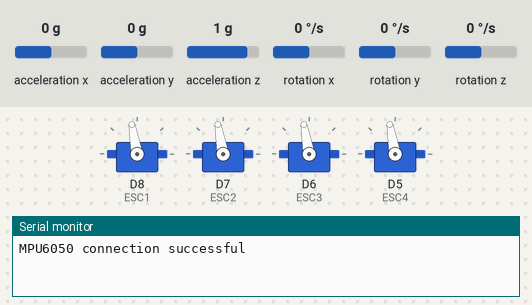
Recording of a sketch running on a simulated ESP8266 (NodeMCU). Shown: 4 × servo, the last lines printed to the serial monitor. The inputs (shaded band) are chosen by the test bench; at power-on: acceleration x 0 g, acceleration y 0 g, acceleration z 1 g, rotation x 0 °/s, rotation y 0 °/s, rotation z 0 °/s.

Above: at 0.1 s.
At 2.1 s:
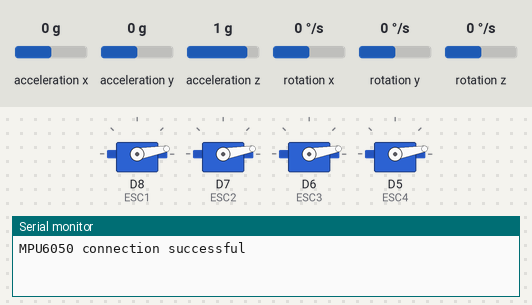
At 4.1 s:
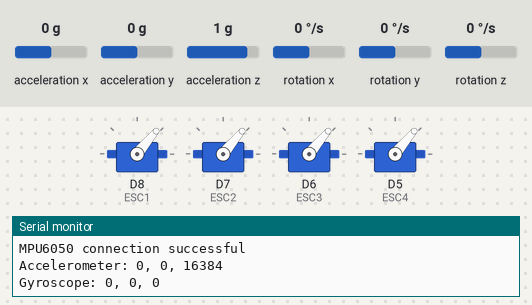
Timing chart, 0 to 5.6 s (numbered marks = the images above):
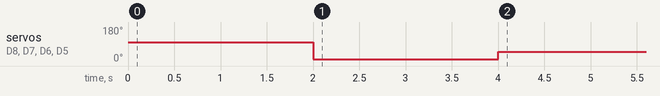

The sketch:

WorkingCode.ino
```cpp
#include <Wire.h>
#include <Servo.h>
#include <MPU6050.h>

Servo ESC1; // Medurs1 D8
Servo ESC2; // Medurs2 D7
Servo ESC3; // Moturs1 D6
Servo ESC4; // Moturs2 D5

MPU6050 mpu; // Create an MPU6050 object

void setup()
{
    Serial.begin(9600);

    // Initialize I2C communication
    Wire.begin();

    // Initialize MPU6050
    mpu.initialize();

    // Verify connection
    if (mpu.testConnection())
    {
        Serial.println("MPU6050 connection successful");
    }
    else
    {
        Serial.println("MPU6050 connection failed");
        while (1)
            ; // Stop here if connection failed
    }

    ESC1.attach(D8, 1000, 2000); // Attach ESC1 signal wire to pin D8 with min and max pulse width
    ESC2.attach(D7, 1000, 2000); // Attach ESC2 signal wire to pin D7 with min and max pulse width
    ESC3.attach(D6, 1000, 2000); // Attach ESC3 signal wire to pin D6 with min and max pulse width
    ESC4.attach(D5, 1000, 2000); // Attach ESC4 signal wire to pin D5 with min and max pulse width
    // Set throttle to minimum to arm ESCs
    ESC1.write(100);
    ESC2.write(100);
    ESC3.write(100);
    ESC4.write(100);
    delay(2000);

    // Set throttle to low
    ESC1.write(10);
    ESC2.write(10);
    ESC3.write(10);
    ESC4.write(10);
    delay(2000);
}

void loop()
{
    // Read gyro and accelerometer data
    int16_t ax, ay, az;
    int16_t gx, gy, gz;
    mpu.getMotion6(&ax, &ay, &az, &gx, &gy, &gz);

    // Print sensor data
    Serial.print("Accelerometer: ");
    Serial.print(ax);
    Serial.print(", ");
    Serial.print(ay);
    Serial.print(", ");
    Serial.println(az);

    Serial.print("Gyroscope: ");
    Serial.print(gx);
    Serial.print(", ");
    Serial.print(gy);
    Serial.print(", ");
    Serial.println(gz);

    // Set throttle for ESCs
    // Medurs 1 & 2
    ESC1.write(50);
    ESC2.write(50);
    // Moturs 1& 2
    ESC3.write(50);
    ESC4.write(50);

    delay(200); // Delay for stability
}
```

Measured:
- by itself, servo on D8 (ESC1), servo on D7 (ESC2), servo on D6 (ESC3), servo on D5 (ESC4): 100° → 10° at 2.0 s, → 50° 2.0 s later
